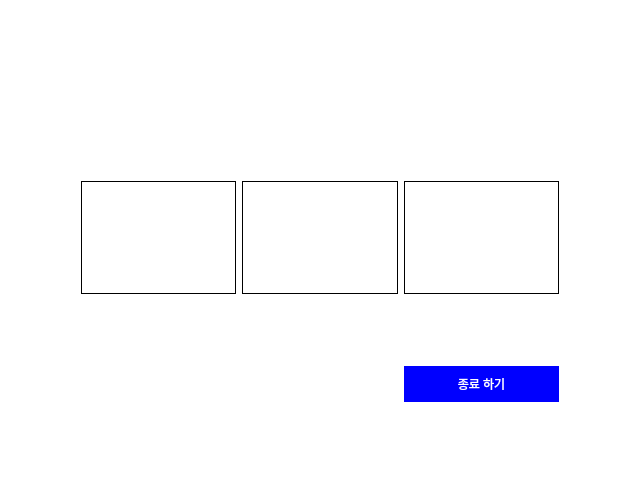
<?xml version="1.0" encoding="UTF-8"?>
<ui version="4.0">
 <class>library_seat</class>
 <widget class="QWidget" name="library_seat">
  <property name="geometry">
   <rect>
    <x>0</x>
    <y>0</y>
    <width>640</width>
    <height>480</height>
   </rect>
  </property>
  <property name="windowTitle">
   <string>Form</string>
  </property>
  <property name="styleSheet">
   <string notr="true">background-color : white;</string>
  </property>
  <layout class="QGridLayout" name="gridLayout">
   <item row="1" column="4">
    <spacer name="horizontalSpacer_2">
     <property name="orientation">
      <enum>Qt::Horizontal</enum>
     </property>
     <property name="sizeType">
      <enum>QSizePolicy::Fixed</enum>
     </property>
     <property name="sizeHint" stdset="0">
      <size>
       <width>70</width>
       <height>20</height>
      </size>
     </property>
    </spacer>
   </item>
   <item row="1" column="2">
    <layout class="QVBoxLayout" name="verticalLayout_2">
     <item>
      <widget class="QLabel" name="label_3">
       <property name="sizePolicy">
        <sizepolicy hsizetype="Expanding" vsizetype="Preferred">
         <horstretch>0</horstretch>
         <verstretch>0</verstretch>
        </sizepolicy>
       </property>
       <property name="styleSheet">
        <string notr="true">font: 75 10pt &quot;맑은 고딕&quot;;</string>
       </property>
       <property name="text">
        <string/>
       </property>
       <property name="alignment">
        <set>Qt::AlignCenter</set>
       </property>
      </widget>
     </item>
     <item>
      <widget class="QPushButton" name="pushButton_2">
       <property name="sizePolicy">
        <sizepolicy hsizetype="Expanding" vsizetype="Expanding">
         <horstretch>0</horstretch>
         <verstretch>0</verstretch>
        </sizepolicy>
       </property>
       <property name="styleSheet">
        <string notr="true">background-image: url(:/new/prefix1/Resource/문막.PNG);
background-repeat : no;
background-position : center;
border : 1px solid black;</string>
       </property>
       <property name="text">
        <string/>
       </property>
      </widget>
     </item>
    </layout>
   </item>
   <item row="1" column="3">
    <layout class="QVBoxLayout" name="verticalLayout_5">
     <item>
      <widget class="QLabel" name="label_4">
       <property name="sizePolicy">
        <sizepolicy hsizetype="Expanding" vsizetype="Preferred">
         <horstretch>0</horstretch>
         <verstretch>0</verstretch>
        </sizepolicy>
       </property>
       <property name="styleSheet">
        <string notr="true">font: 75 10pt &quot;맑은 고딕&quot;;</string>
       </property>
       <property name="text">
        <string/>
       </property>
       <property name="alignment">
        <set>Qt::AlignCenter</set>
       </property>
      </widget>
     </item>
     <item>
      <widget class="QPushButton" name="pushButton_4">
       <property name="sizePolicy">
        <sizepolicy hsizetype="Expanding" vsizetype="Expanding">
         <horstretch>0</horstretch>
         <verstretch>0</verstretch>
        </sizepolicy>
       </property>
       <property name="styleSheet">
        <string notr="true">background-image: url(:/new/prefix1/Resource/양주.PNG);
background-repeat : no;
background-position : center;
border : 1px solid black;</string>
       </property>
       <property name="text">
        <string/>
       </property>
      </widget>
     </item>
    </layout>
   </item>
   <item row="1" column="1">
    <layout class="QVBoxLayout" name="verticalLayout">
     <item>
      <widget class="QLabel" name="label_2">
       <property name="sizePolicy">
        <sizepolicy hsizetype="Expanding" vsizetype="Preferred">
         <horstretch>0</horstretch>
         <verstretch>0</verstretch>
        </sizepolicy>
       </property>
       <property name="styleSheet">
        <string notr="true">font: 75 10pt &quot;맑은 고딕&quot;;</string>
       </property>
       <property name="text">
        <string/>
       </property>
       <property name="alignment">
        <set>Qt::AlignCenter</set>
       </property>
      </widget>
     </item>
     <item>
      <widget class="QPushButton" name="pushButton">
       <property name="sizePolicy">
        <sizepolicy hsizetype="Expanding" vsizetype="Expanding">
         <horstretch>0</horstretch>
         <verstretch>0</verstretch>
        </sizepolicy>
       </property>
       <property name="styleSheet">
        <string notr="true">background-image: url(:/new/prefix1/Resource/고성.PNG);
background-repeat : no;
background-position : center;
border : 1px solid black;</string>
       </property>
       <property name="text">
        <string/>
       </property>
      </widget>
     </item>
    </layout>
   </item>
   <item row="0" column="2">
    <spacer name="verticalSpacer">
     <property name="orientation">
      <enum>Qt::Vertical</enum>
     </property>
     <property name="sizeType">
      <enum>QSizePolicy::Fixed</enum>
     </property>
     <property name="sizeHint" stdset="0">
      <size>
       <width>20</width>
       <height>150</height>
      </size>
     </property>
    </spacer>
   </item>
   <item row="1" column="0">
    <spacer name="horizontalSpacer">
     <property name="orientation">
      <enum>Qt::Horizontal</enum>
     </property>
     <property name="sizeType">
      <enum>QSizePolicy::Fixed</enum>
     </property>
     <property name="sizeHint" stdset="0">
      <size>
       <width>70</width>
       <height>20</height>
      </size>
     </property>
    </spacer>
   </item>
   <item row="2" column="2">
    <spacer name="verticalSpacer_2">
     <property name="orientation">
      <enum>Qt::Vertical</enum>
     </property>
     <property name="sizeType">
      <enum>QSizePolicy::Fixed</enum>
     </property>
     <property name="sizeHint" stdset="0">
      <size>
       <width>20</width>
       <height>169</height>
      </size>
     </property>
    </spacer>
   </item>
   <item row="2" column="3">
    <widget class="QPushButton" name="pushButton_3">
     <property name="styleSheet">
      <string notr="true">border : 4px solid;
border-color : blue;
border-radius : 20px;
padding : 5px;

background-color : blue;
color: rgb(255, 255, 255);

font: 75 10pt &quot;맑은 고딕&quot;;</string>
     </property>
     <property name="text">
      <string>종료 하기</string>
     </property>
    </widget>
   </item>
  </layout>
 </widget>
 <resources/>
 <connections/>
</ui>
